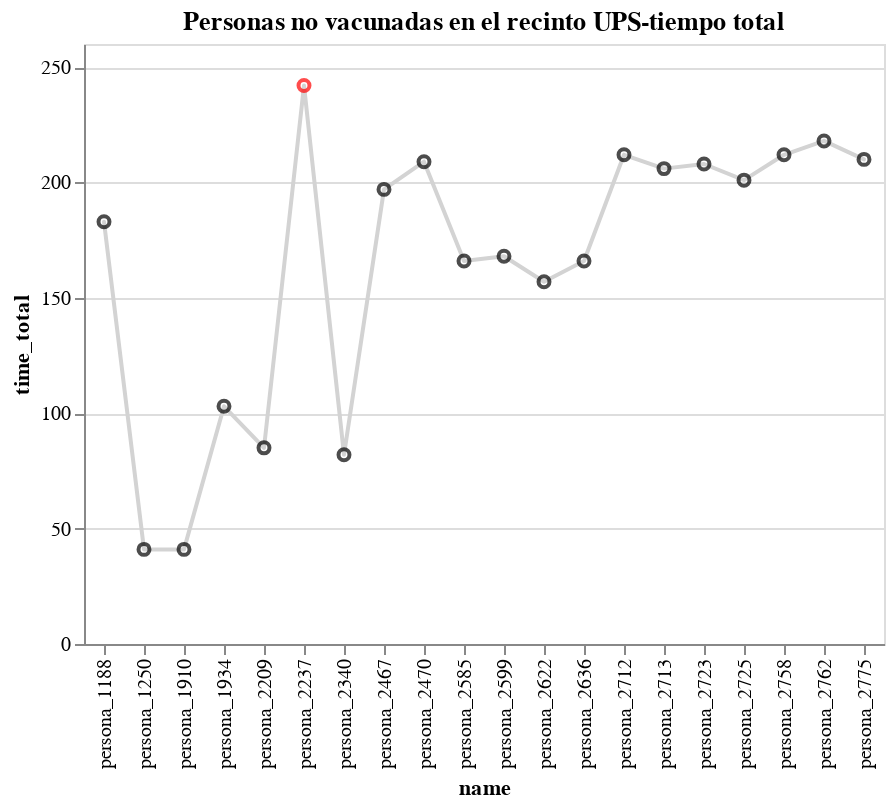

Notebook cell for this chart:
### Markdown cell above
### Total de personas que no se vacunaron en un día

### Code cell
data_fig = df_data_simulation[(df_data_simulation['dose']==0)].sample(20)
fig_2 = alt.Chart(data_fig).mark_trail(color='lightgrey').encode(
    x=alt.X('name',sort=alt.EncodingSortField(field="id", order='ascending')),
    y='time_total'
)+alt.Chart(data_fig).mark_point().encode(
    x = alt.X('name',sort=alt.EncodingSortField(field="id", order='ascending')),
    y = 'time_total',
    color = alt.condition(
            alt.datum.time_total == max(data_fig['time_total']),
            alt.value('red'),    
            alt.value('black')
            )
)
fig_2 = fig_2.properties(title='Personas no vacunadas en el recinto UPS-tiempo total')
fig_2

### Figure 1 — Vega-Lite specification as saved in the notebook (floating-point values rounded to 4 significant figures)
{"config": {"view": {"continuousWidth": 400, "continuousHeight": 300}}, "layer": [{"mark": {"type": "trail", "color": "lightgrey"}, "encoding": {"x": {"type": "nominal", "field": "name", "sort": {"field": "id", "order": "ascending"}}, "y": {"type": "quantitative", "field": "time_total"}}}, {"mark": "point", "encoding": {"color": {"condition": {"value": "red", "test": "(datum.time_total === 242)"}, "value": "black"}, "x": {"type": "nominal", "field": "name", "sort": {"field": "id", "order": "ascending"}}, "y": {"type": "quantitative", "field": "time_total"}}}], "data": {"name": "data-694dbaa76d6721fa55a062bfcecbd815"}, "title": "Personas no vacunadas en el recinto UPS-tiempo total", "$schema": "https://vega.github.io/schema/vega-lite/v4.8.1.json", "datasets": {"data-694dbaa76d6721fa55a062bfcecbd815": [{"id": 2725, "name": "persona_2725", "date": "2021-06-23T00:00:00", "time_wait": 178, "first_cite": "2021-06-28T00:00:00", "second_cite": "", "dose": 0, "time_total": 201}, {"id": 2209, "name": "persona_2209", "date": "2021-06-19T00:00:00", "time_wait": 60, "first_cite": "2021-06-26T00:00:00", "second_cite": "", "dose": 0, "time_total": 85}, {"id": 2713, "name": "persona_2713", "date": "2021-06-23T00:00:00", "time_wait": 185, "first_cite": "2021-06-28T00:00:00", "second_cite": "", "dose": 0, "time_total": 206}, {"id": 2775, "name": "persona_2775", "date": "2021-06-23T00:00:00", "time_wait": 187, "first_cite": "2021-06-27T00:00:00", "second_cite": "", "dose": 0, "time_total": 210}, {"id": 2470, "name": "persona_2470", "date": "2021-06-21T00:00:00", "time_wait": 184, "first_cite": "2021-06-26T00:00:00", "second_cite": "", "dose": 0, "time_total": 209}, {"id": 2762, "name": "persona_2762", "date": "2021-06-23T00:00:00", "time_wait": 196, "first_cite": "2021-06-27T00:00:00", "second_cite": "", "dose": 0, "time_total": 218}, {"id": 1934, "name": "persona_1934", "date": "2021-06-17T00:00:00", "time_wait": 80, "first_cite": "2021-06-25T00:00:00", "second_cite": "", "dose": 0, "time_total": 103}, {"id": 2585, "name": "persona_2585", "date": "2021-06-22T00:00:00", "time_wait": 141, "first_cite": "2021-06-25T00:00:00", "second_cite": "", "dose": 0, "time_total": 166}, {"id": 2467, "name": "persona_2467", "date": "2021-06-21T00:00:00", "time_wait": 174, "first_cite": "2021-06-26T00:00:00", "second_cite": "", "dose": 0, "time_total": 197}, {"id": 2340, "name": "persona_2340", "date": "2021-06-20T00:00:00", "time_wait": 60, "first_cite": "2021-06-27T00:00:00", "second_cite": "", "dose": 0, "time_total": 82}, {"id": 2636, "name": "persona_2636", "date": "2021-06-22T00:00:00", "time_wait": 144, "first_cite": "2021-06-27T00:00:00", "second_cite": "", "dose": 0, "time_total": 166}, {"id": 1910, "name": "persona_1910", "date": "2021-06-17T00:00:00", "time_wait": 20, "first_cite": "2021-06-28T00:00:00", "second_cite": "", "dose": 0, "time_total": 41}, {"id": 2758, "name": "persona_2758", "date": "2021-06-23T00:00:00", "time_wait": 189, "first_cite": "2021-06-25T00:00:00", "second_cite": "", "dose": 0, "time_total": 212}, {"id": 1188, "name": "persona_1188", "date": "2021-06-11T00:00:00", "time_wait": 160, "first_cite": "2021-06-26T00:00:00", "second_cite": "", "dose": 0, "time_total": 183}, {"id": 1250, "name": "persona_1250", "date": "2021-06-12T00:00:00", "time_wait": 20, "first_cite": "2021-06-28T00:00:00", "second_cite": "", "dose": 0, "time_total": 41}, {"id": 2712, "name": "persona_2712", "date": "2021-06-23T00:00:00", "time_wait": 189, "first_cite": "2021-06-27T00:00:00", "second_cite": "", "dose": 0, "time_total": 212}, {"id": 2599, "name": "persona_2599", "date": "2021-06-22T00:00:00", "time_wait": 144, "first_cite": "2021-06-26T00:00:00", "second_cite": "", "dose": 0, "time_total": 168}, {"id": 2237, "name": "persona_2237", "date": "2021-06-19T00:00:00", "time_wait": 220, "first_cite": "2021-06-28T00:00:00", "second_cite": "", "dose": 0, "time_total": 242}, {"id": 2622, "name": "persona_2622", "date": "2021-06-22T00:00:00", "time_wait": 132, "first_cite": "2021-06-25T00:00:00", "second_cite": "", "dose": 0, "time_total": 157}, {"id": 2723, "name": "persona_2723", "date": "2021-06-23T00:00:00", "time_wait": 187, "first_cite": "2021-06-25T00:00:00", "second_cite": "", "dose": 0, "time_total": 208}]}}
